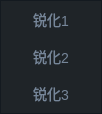
<?xml version="1.0" encoding="UTF-8"?>
<ui version="4.0">
 <class>SharpenMenu</class>
 <widget class="QFrame" name="SharpenMenu">
  <property name="geometry">
   <rect>
    <x>0</x>
    <y>0</y>
    <width>102</width>
    <height>114</height>
   </rect>
  </property>
  <property name="minimumSize">
   <size>
    <width>0</width>
    <height>0</height>
   </size>
  </property>
  <property name="maximumSize">
   <size>
    <width>16777215</width>
    <height>16777215</height>
   </size>
  </property>
  <property name="windowTitle">
   <string>Frame</string>
  </property>
  <property name="styleSheet">
   <string notr="true">QFrame
{
border: 1px solid #141A20;
}</string>
  </property>
  <property name="frameShape">
   <enum>QFrame::StyledPanel</enum>
  </property>
  <property name="frameShadow">
   <enum>QFrame::Raised</enum>
  </property>
  <layout class="QGridLayout" name="gridLayout">
   <property name="leftMargin">
    <number>0</number>
   </property>
   <property name="topMargin">
    <number>0</number>
   </property>
   <property name="rightMargin">
    <number>0</number>
   </property>
   <property name="bottomMargin">
    <number>0</number>
   </property>
   <property name="spacing">
    <number>0</number>
   </property>
   <item row="0" column="0">
    <widget class="QWidget" name="widget" native="true">
     <property name="styleSheet">
      <string notr="true">QWidget
{
background:#1F2428;
}</string>
     </property>
     <layout class="QGridLayout" name="gridLayout_2">
      <property name="leftMargin">
       <number>0</number>
      </property>
      <property name="topMargin">
       <number>0</number>
      </property>
      <property name="rightMargin">
       <number>0</number>
      </property>
      <property name="bottomMargin">
       <number>0</number>
      </property>
      <property name="spacing">
       <number>0</number>
      </property>
      <item row="0" column="0">
       <layout class="QVBoxLayout" name="verticalLayout">
        <property name="spacing">
         <number>1</number>
        </property>
        <item>
         <widget class="QToolButton" name="shp1Btn">
          <property name="sizePolicy">
           <sizepolicy hsizetype="Expanding" vsizetype="Expanding">
            <horstretch>0</horstretch>
            <verstretch>0</verstretch>
           </sizepolicy>
          </property>
          <property name="minimumSize">
           <size>
            <width>0</width>
            <height>36</height>
           </size>
          </property>
          <property name="maximumSize">
           <size>
            <width>16777215</width>
            <height>36</height>
           </size>
          </property>
          <property name="focusPolicy">
           <enum>Qt::NoFocus</enum>
          </property>
          <property name="styleSheet">
           <string notr="true">QToolButton
{
font-size:14px;
font-family:&quot;Microsoft YaHei&quot;;
font-weight:normal;
color:rgba(118,134,153,1);
line-height:41px;
border:none;
background:transparent;
}

QToolButton:hover
{
font-size:14px;
font-family:&quot;Microsoft YaHei&quot;;
font-weight:normal;
color:#ffffff;
line-height:41px;
border:none;
background:rgba(0,145,255,1);
}</string>
          </property>
          <property name="text">
           <string>锐化1</string>
          </property>
          <property name="iconSize">
           <size>
            <width>42</width>
            <height>42</height>
           </size>
          </property>
          <property name="checkable">
           <bool>true</bool>
          </property>
          <property name="toolButtonStyle">
           <enum>Qt::ToolButtonTextBesideIcon</enum>
          </property>
         </widget>
        </item>
        <item>
         <widget class="QToolButton" name="shp2Btn">
          <property name="sizePolicy">
           <sizepolicy hsizetype="Expanding" vsizetype="Expanding">
            <horstretch>0</horstretch>
            <verstretch>0</verstretch>
           </sizepolicy>
          </property>
          <property name="minimumSize">
           <size>
            <width>0</width>
            <height>36</height>
           </size>
          </property>
          <property name="maximumSize">
           <size>
            <width>16777215</width>
            <height>36</height>
           </size>
          </property>
          <property name="focusPolicy">
           <enum>Qt::NoFocus</enum>
          </property>
          <property name="styleSheet">
           <string notr="true">QToolButton
{
font-size:14px;
font-family:&quot;Microsoft YaHei&quot;;
font-weight:normal;
color:rgba(118,134,153,1);
line-height:41px;
border:none;
background:transparent;
}

QToolButton:hover
{
font-size:14px;
font-family:&quot;Microsoft YaHei&quot;;
font-weight:normal;
color:#ffffff;
line-height:41px;
border:none;
background:rgba(0,145,255,1);
}</string>
          </property>
          <property name="text">
           <string>锐化2</string>
          </property>
          <property name="iconSize">
           <size>
            <width>42</width>
            <height>42</height>
           </size>
          </property>
          <property name="checkable">
           <bool>true</bool>
          </property>
          <property name="toolButtonStyle">
           <enum>Qt::ToolButtonTextBesideIcon</enum>
          </property>
         </widget>
        </item>
        <item>
         <widget class="QToolButton" name="shp3Btn">
          <property name="sizePolicy">
           <sizepolicy hsizetype="Expanding" vsizetype="Expanding">
            <horstretch>0</horstretch>
            <verstretch>0</verstretch>
           </sizepolicy>
          </property>
          <property name="minimumSize">
           <size>
            <width>0</width>
            <height>36</height>
           </size>
          </property>
          <property name="maximumSize">
           <size>
            <width>16777215</width>
            <height>36</height>
           </size>
          </property>
          <property name="focusPolicy">
           <enum>Qt::NoFocus</enum>
          </property>
          <property name="styleSheet">
           <string notr="true">QToolButton
{
font-size:14px;
font-family:&quot;Microsoft YaHei&quot;;
font-weight:normal;
color:rgba(118,134,153,1);
line-height:41px;
border:none;
background:transparent;
}

QToolButton:hover
{
font-size:14px;
font-family:&quot;Microsoft YaHei&quot;;
font-weight:normal;
color:#ffffff;
line-height:41px;
border:none;
background:rgba(0,145,255,1);
}</string>
          </property>
          <property name="text">
           <string>锐化3</string>
          </property>
          <property name="iconSize">
           <size>
            <width>42</width>
            <height>42</height>
           </size>
          </property>
          <property name="checkable">
           <bool>true</bool>
          </property>
          <property name="toolButtonStyle">
           <enum>Qt::ToolButtonTextBesideIcon</enum>
          </property>
         </widget>
        </item>
       </layout>
      </item>
     </layout>
    </widget>
   </item>
  </layout>
 </widget>
 <resources>
  <include location="../readingprocess.qrc"/>
 </resources>
 <connections/>
</ui>
